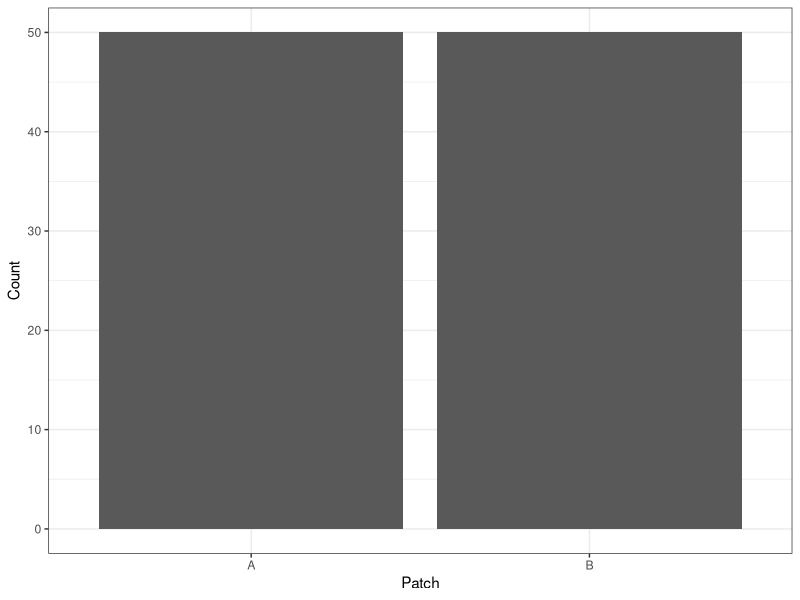
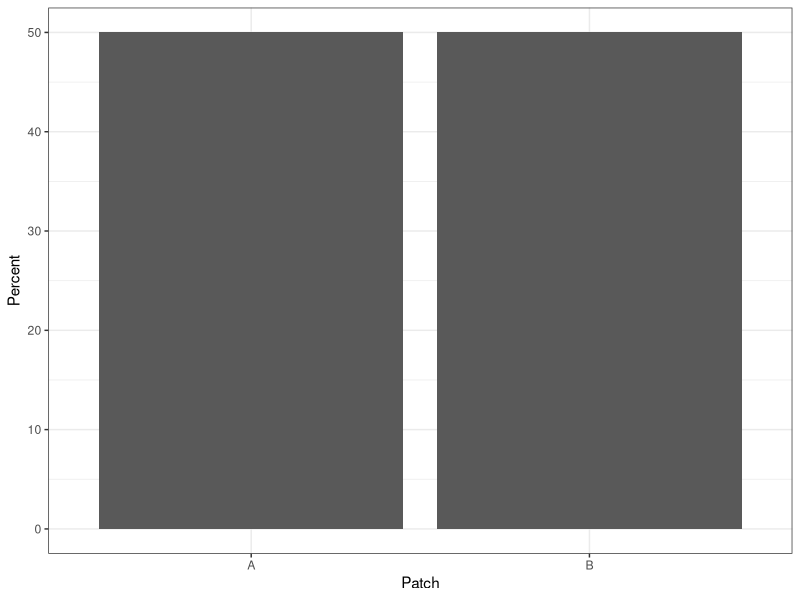
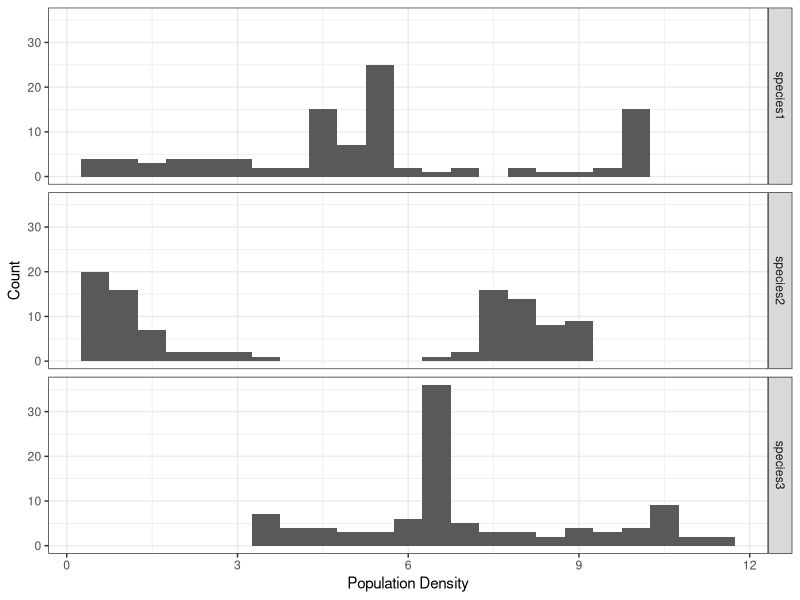

Reproduce these figures in R, in order.
## ---- chunk 1
require(tidyverse)

pop <- read_csv("pop_data.csv")

## ---- chunk 2

ggplot(pop) + aes(x = patch) + geom_bar() +
  theme_bw() + labs(x = "Patch", y = "Count")

## ---- chunk 3

ggplot(pop) + 
  ## Changes the calculation of the y-axis to (count / sum(count)) * 100 instead of the default, count
  aes(x = patch, y = after_stat(count / sum(count))*100) +
  geom_bar() +
  theme_bw() + 
  labs(x = "Patch", y = "Percent")

## ---- chunk 4

## Groups the values for simpler visualization
pop |> 
  pivot_longer(
    -c(patch,time)
  ) |> 
ggplot() + aes(x = value) + 
  geom_histogram(binwidth = 0.5) + 
  theme_bw() + 
  ## Groups the histogram based on species
  facet_grid(rows = vars(name)) +
  labs(x = "Population Density", y = "Count")

